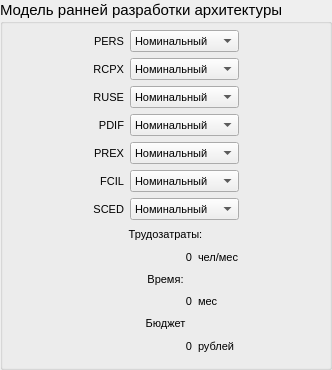
          <widget class="QGroupBox" name="groupBox_2">
           <property name="minimumSize">
            <size>
             <width>332</width>
             <height>370</height>
            </size>
           </property>
           <property name="maximumSize">
            <size>
             <width>332</width>
             <height>370</height>
            </size>
           </property>
           <property name="font">
            <font>
             <pointsize>11</pointsize>
            </font>
           </property>
           <property name="title">
            <string>Модель ранней разработки архитектуры</string>
           </property>
           <widget class="QWidget" name="">
            <property name="geometry">
             <rect>
              <x>0</x>
              <y>30</y>
              <width>331</width>
              <height>324</height>
             </rect>
            </property>
            <layout class="QHBoxLayout" name="horizontalLayout_31">
             <item>
              <spacer name="horizontalSpacer">
               <property name="orientation">
                <enum>Qt::Horizontal</enum>
               </property>
               <property name="sizeHint" stdset="0">
                <size>
                 <width>40</width>
                 <height>20</height>
                </size>
               </property>
              </spacer>
             </item>
             <item>
              <layout class="QVBoxLayout" name="verticalLayout_15">
               <item>
                <layout class="QVBoxLayout" name="verticalLayout_3">
                 <item>
                  <layout class="QHBoxLayout" name="horizontalLayout_13">
                   <item>
                    <widget class="QLabel" name="label_6">
                     <property name="font">
                      <font>
                       <pointsize>8</pointsize>
                      </font>
                     </property>
                     <property name="text">
                      <string>PERS</string>
                     </property>
                     <property name="alignment">
                      <set>Qt::AlignRight|Qt::AlignTrailing|Qt::AlignVCenter</set>
                     </property>
                    </widget>
                   </item>
                   <item>
                    <widget class="QComboBox" name="cb_pers">
                     <property name="font">
                      <font>
                       <pointsize>8</pointsize>
                      </font>
                     </property>
                     <property name="currentIndex">
                      <number>2</number>
                     </property>
                     <item>
                      <property name="text">
                       <string>Очень низкий</string>
                      </property>
                     </item>
                     <item>
                      <property name="text">
                       <string>Низкий</string>
                      </property>
                     </item>
                     <item>
                      <property name="text">
                       <string>Номинальный</string>
                      </property>
                     </item>
                     <item>
                      <property name="text">
                       <string>Высокий</string>
                      </property>
                     </item>
                     <item>
                      <property name="text">
                       <string>Очень высокий</string>
                      </property>
                     </item>
                     <item>
                      <property name="text">
                       <string>Сверхвысокий</string>
                      </property>
                     </item>
                    </widget>
                   </item>
                  </layout>
                 </item>
                 <item>
                  <layout class="QHBoxLayout" name="horizontalLayout_12">
                   <item>
                    <widget class="QLabel" name="label_7">
                     <property name="font">
                      <font>
                       <pointsize>8</pointsize>
                      </font>
                     </property>
                     <property name="text">
                      <string>RCPX</string>
                     </property>
                     <property name="alignment">
                      <set>Qt::AlignRight|Qt::AlignTrailing|Qt::AlignVCenter</set>
                     </property>
                    </widget>
                   </item>
                   <item>
                    <widget class="QComboBox" name="cb_rcpx">
                     <property name="font">
                      <font>
                       <pointsize>8</pointsize>
                      </font>
                     </property>
                     <property name="currentIndex">
                      <number>2</number>
                     </property>
                     <item>
                      <property name="text">
                       <string>Очень низкий</string>
                      </property>
                     </item>
                     <item>
                      <property name="text">
                       <string>Низкий</string>
                      </property>
                     </item>
                     <item>
                      <property name="text">
                       <string>Номинальный</string>
                      </property>
                     </item>
                     <item>
                      <property name="text">
                       <string>Высокий</string>
                      </property>
                     </item>
                     <item>
                      <property name="text">
                       <string>Очень высокий</string>
                      </property>
                     </item>
                     <item>
                      <property name="text">
                       <string>Сверхвысокий</string>
                      </property>
                     </item>
                    </widget>
                   </item>
                  </layout>
                 </item>
                 <item>
                  <layout class="QHBoxLayout" name="horizontalLayout_11">
                   <item>
                    <widget class="QLabel" name="label_8">
                     <property name="font">
                      <font>
                       <pointsize>8</pointsize>
                      </font>
                     </property>
                     <property name="text">
                      <string>RUSE</string>
                     </property>
                     <property name="alignment">
                      <set>Qt::AlignRight|Qt::AlignTrailing|Qt::AlignVCenter</set>
                     </property>
                    </widget>
                   </item>
                   <item>
                    <widget class="QComboBox" name="cb_ruse">
                     <property name="font">
                      <font>
                       <pointsize>8</pointsize>
                      </font>
                     </property>
                     <property name="currentIndex">
                      <number>1</number>
                     </property>
                     <item>
                      <property name="text">
                       <string>Низкий</string>
                      </property>
                     </item>
                     <item>
                      <property name="text">
                       <string>Номинальный</string>
                      </property>
                     </item>
                     <item>
                      <property name="text">
                       <string>Высокий</string>
                      </property>
                     </item>
                     <item>
                      <property name="text">
                       <string>Очень высокий</string>
                      </property>
                     </item>
                     <item>
                      <property name="text">
                       <string>Сверхвысокий</string>
                      </property>
                     </item>
                    </widget>
                   </item>
                  </layout>
                 </item>
                 <item>
                  <layout class="QHBoxLayout" name="horizontalLayout_10">
                   <item>
                    <widget class="QLabel" name="label_9">
                     <property name="font">
                      <font>
                       <pointsize>8</pointsize>
                      </font>
                     </property>
                     <property name="text">
                      <string>PDIF</string>
                     </property>
                     <property name="alignment">
                      <set>Qt::AlignRight|Qt::AlignTrailing|Qt::AlignVCenter</set>
                     </property>
                    </widget>
                   </item>
                   <item>
                    <widget class="QComboBox" name="cb_pdif">
                     <property name="font">
                      <font>
                       <pointsize>8</pointsize>
                      </font>
                     </property>
                     <property name="currentIndex">
                      <number>1</number>
                     </property>
                     <item>
                      <property name="text">
                       <string>Низкий</string>
                      </property>
                     </item>
                     <item>
                      <property name="text">
                       <string>Номинальный</string>
                      </property>
                     </item>
                     <item>
                      <property name="text">
                       <string>Высокий</string>
                      </property>
                     </item>
                     <item>
                      <property name="text">
                       <string>Очень высокий</string>
                      </property>
                     </item>
                     <item>
                      <property name="text">
                       <string>Сверхвысокий</string>
                      </property>
                     </item>
                    </widget>
                   </item>
                  </layout>
                 </item>
                 <item>
                  <layout class="QHBoxLayout" name="horizontalLayout_9">
                   <item>
                    <widget class="QLabel" name="label_10">
                     <property name="font">
                      <font>
                       <pointsize>8</pointsize>
                      </font>
                     </property>
                     <property name="text">
                      <string>PREX</string>
                     </property>
                     <property name="alignment">
                      <set>Qt::AlignRight|Qt::AlignTrailing|Qt::AlignVCenter</set>
                     </property>
                    </widget>
                   </item>
                   <item>
                    <widget class="QComboBox" name="cb_prex">
                     <property name="font">
                      <font>
                       <pointsize>8</pointsize>
                      </font>
                     </property>
                     <property name="currentIndex">
                      <number>2</number>
                     </property>
                     <item>
                      <property name="text">
                       <string>Очень низкий</string>
                      </property>
                     </item>
                     <item>
                      <property name="text">
                       <string>Низкий</string>
                      </property>
                     </item>
                     <item>
                      <property name="text">
                       <string>Номинальный</string>
                      </property>
                     </item>
                     <item>
                      <property name="text">
                       <string>Высокий</string>
                      </property>
                     </item>
                     <item>
                      <property name="text">
                       <string>Очень высокий</string>
                      </property>
                     </item>
                     <item>
                      <property name="text">
                       <string>Сверхвысокий</string>
                      </property>
                     </item>
                    </widget>
                   </item>
                  </layout>
                 </item>
                 <item>
                  <layout class="QHBoxLayout" name="horizontalLayout_8">
                   <item>
                    <widget class="QLabel" name="label_11">
                     <property name="font">
                      <font>
                       <pointsize>8</pointsize>
                      </font>
                     </property>
                     <property name="text">
                      <string>FCIL</string>
                     </property>
                     <property name="alignment">
                      <set>Qt::AlignRight|Qt::AlignTrailing|Qt::AlignVCenter</set>
                     </property>
                    </widget>
                   </item>
                   <item>
                    <widget class="QComboBox" name="cb_fcil">
                     <property name="font">
                      <font>
                       <pointsize>8</pointsize>
                      </font>
                     </property>
                     <property name="currentIndex">
                      <number>2</number>
                     </property>
                     <item>
                      <property name="text">
                       <string>Очень низкий</string>
                      </property>
                     </item>
                     <item>
                      <property name="text">
                       <string>Низкий</string>
                      </property>
                     </item>
                     <item>
                      <property name="text">
                       <string>Номинальный</string>
                      </property>
                     </item>
                     <item>
                      <property name="text">
                       <string>Высокий</string>
                      </property>
                     </item>
                     <item>
                      <property name="text">
                       <string>Очень высокий</string>
                      </property>
                     </item>
                     <item>
                      <property name="text">
                       <string>Сверхвысокий</string>
                      </property>
                     </item>
                    </widget>
                   </item>
                  </layout>
                 </item>
                 <item>
                  <layout class="QHBoxLayout" name="horizontalLayout_7">
                   <item>
                    <widget class="QLabel" name="label_12">
                     <property name="font">
                      <font>
                       <pointsize>8</pointsize>
                      </font>
                     </property>
                     <property name="text">
                      <string>SCED</string>
                     </property>
                     <property name="alignment">
                      <set>Qt::AlignRight|Qt::AlignTrailing|Qt::AlignVCenter</set>
                     </property>
                    </widget>
                   </item>
                   <item>
                    <widget class="QComboBox" name="cb_sced">
                     <property name="font">
                      <font>
                       <pointsize>8</pointsize>
                      </font>
                     </property>
                     <property name="currentIndex">
                      <number>2</number>
                     </property>
                     <item>
                      <property name="text">
                       <string>Очень низкий</string>
                      </property>
                     </item>
                     <item>
                      <property name="text">
                       <string>Низкий</string>
                      </property>
                     </item>
                     <item>
                      <property name="text">
                       <string>Номинальный</string>
                      </property>
                     </item>
                     <item>
                      <property name="text">
                       <string>Высокий</string>
                      </property>
                     </item>
                     <item>
                      <property name="text">
                       <string>Очень высокий</string>
                      </property>
                     </item>
                    </widget>
                   </item>
                  </layout>
                 </item>
                </layout>
               </item>
               <item>
                <layout class="QVBoxLayout" name="verticalLayout_7">
                 <item>
                  <layout class="QVBoxLayout" name="verticalLayout_4">
                   <item>
                    <widget class="QLabel" name="label_13">
                     <property name="font">
                      <font>
                       <pointsize>8</pointsize>
                      </font>
                     </property>
                     <property name="text">
                      <string>Трудозатраты:</string>
                     </property>
                     <property name="alignment">
                      <set>Qt::AlignCenter</set>
                     </property>
                    </widget>
                   </item>
                   <item>
                    <layout class="QHBoxLayout" name="horizontalLayout_14">
                     <item>
                      <widget class="QLabel" name="label_lc_arch">
                       <property name="minimumSize">
                        <size>
                         <width>100</width>
                         <height>0</height>
                        </size>
                       </property>
                       <property name="maximumSize">
                        <size>
                         <width>100</width>
                         <height>16777215</height>
                        </size>
                       </property>
                       <property name="font">
                        <font>
                         <pointsize>8</pointsize>
                        </font>
                       </property>
                       <property name="text">
                        <string>0</string>
                       </property>
                       <property name="alignment">
                        <set>Qt::AlignRight|Qt::AlignTrailing|Qt::AlignVCenter</set>
                       </property>
                      </widget>
                     </item>
                     <item>
                      <widget class="QLabel" name="label_15">
                       <property name="font">
                        <font>
                         <pointsize>8</pointsize>
                        </font>
                       </property>
                       <property name="text">
                        <string>чел/мес</string>
                       </property>
                      </widget>
                     </item>
                    </layout>
                   </item>
                  </layout>
                 </item>
                 <item>
                  <layout class="QVBoxLayout" name="verticalLayout_5">
                   <item>
                    <widget class="QLabel" name="label_16">
                     <property name="font">
                      <font>
                       <pointsize>8</pointsize>
                      </font>
                     </property>
                     <property name="text">
                      <string>Время:</string>
                     </property>
                     <property name="alignment">
                      <set>Qt::AlignCenter</set>
                     </property>
                    </widget>
                   </item>
                   <item>
                    <layout class="QHBoxLayout" name="horizontalLayout_15">
                     <item>
                      <widget class="QLabel" name="label_time_arch">
                       <property name="minimumSize">
                        <size>
                         <width>100</width>
                         <height>0</height>
                        </size>
                       </property>
                       <property name="maximumSize">
                        <size>
                         <width>100</width>
                         <height>16777215</height>
                        </size>
                       </property>
                       <property name="font">
                        <font>
                         <pointsize>8</pointsize>
                        </font>
                       </property>
                       <property name="text">
                        <string>0</string>
                       </property>
                       <property name="alignment">
                        <set>Qt::AlignRight|Qt::AlignTrailing|Qt::AlignVCenter</set>
                       </property>
                      </widget>
                     </item>
                     <item>
                      <widget class="QLabel" name="label_18">
                       <property name="font">
                        <font>
                         <pointsize>8</pointsize>
                        </font>
                       </property>
                       <property name="text">
                        <string>мес</string>
                       </property>
                       <property name="alignment">
                        <set>Qt::AlignLeading|Qt::AlignLeft|Qt::AlignVCenter</set>
                       </property>
                      </widget>
                     </item>
                    </layout>
                   </item>
                  </layout>
                 </item>
                 <item>
                  <layout class="QVBoxLayout" name="verticalLayout_6">
                   <item>
                    <widget class="QLabel" name="label_19">
                     <property name="font">
                      <font>
                       <pointsize>8</pointsize>
                      </font>
                     </property>
                     <property name="text">
                      <string>Бюджет</string>
                     </property>
                     <property name="alignment">
                      <set>Qt::AlignCenter</set>
                     </property>
                    </widget>
                   </item>
                   <item>
                    <layout class="QHBoxLayout" name="horizontalLayout_16">
                     <item>
                      <widget class="QLabel" name="label_budget_arch">
                       <property name="minimumSize">
                        <size>
                         <width>100</width>
                         <height>0</height>
                        </size>
                       </property>
                       <property name="maximumSize">
                        <size>
                         <width>100</width>
                         <height>16777215</height>
                        </size>
                       </property>
                       <property name="font">
                        <font>
                         <pointsize>8</pointsize>
                        </font>
                       </property>
                       <property name="text">
                        <string>0</string>
                       </property>
                       <property name="alignment">
                        <set>Qt::AlignRight|Qt::AlignTrailing|Qt::AlignVCenter</set>
                       </property>
                      </widget>
                     </item>
                     <item>
                      <widget class="QLabel" name="label_21">
                       <property name="font">
                        <font>
                         <pointsize>8</pointsize>
                        </font>
                       </property>
                       <property name="text">
                        <string>рублей</string>
                       </property>
                       <property name="alignment">
                        <set>Qt::AlignLeading|Qt::AlignLeft|Qt::AlignVCenter</set>
                       </property>
                      </widget>
                     </item>
                    </layout>
                   </item>
                  </layout>
                 </item>
                </layout>
               </item>
              </layout>
             </item>
             <item>
              <spacer name="horizontalSpacer_2">
               <property name="orientation">
                <enum>Qt::Horizontal</enum>
               </property>
               <property name="sizeHint" stdset="0">
                <size>
                 <width>40</width>
                 <height>20</height>
                </size>
               </property>
              </spacer>
             </item>
            </layout>
           </widget>
          </widget>
